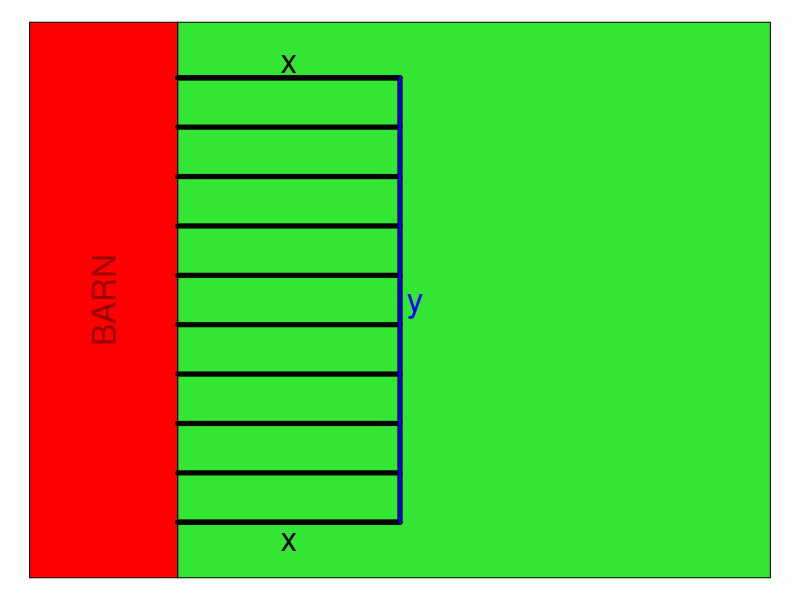
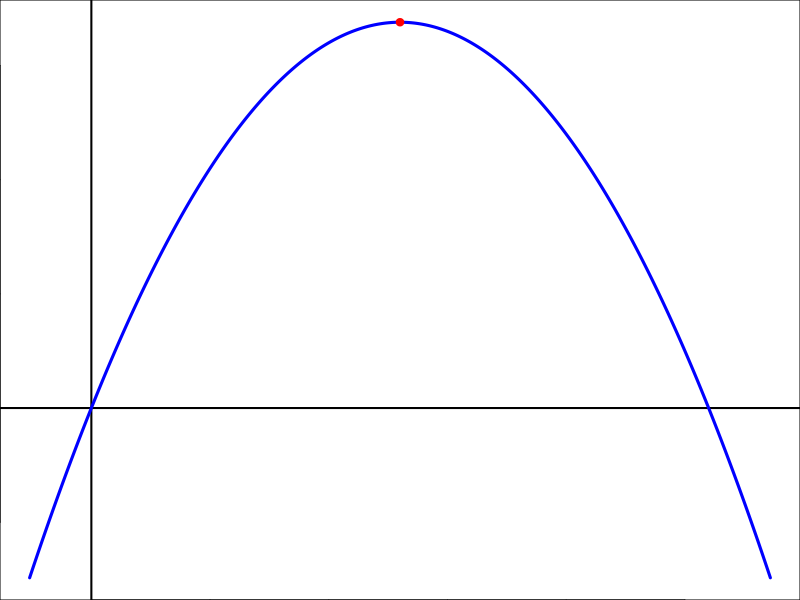

The R source for these figures, in order:
## ---- chunk 1
options(scipen=999)
gcd2 <- function(a, b) {
    if (b == 0) a else Recall(b, a %% b)
}
gcd <- function(...) Reduce(gcd2, c(...))

pfix = function(c,d){
    p = paste0("{",c,"}x^{",d,"}",collapse="+")
    p = gsub("x^{0}","",p,fixed=T)
    p = gsub("x^{1}","x",p,fixed=T)
    p = gsub("+{-","-{",p,fixed=T)
    p = gsub("+{1}x","+x",p,fixed=T)
    p = gsub("-{1}x","-x",p,fixed=T)
    p = gsub("{-1}x","-x",p,fixed=T)
    p = gsub("{1}x","x",p,fixed=T)
    return(p)
}

# P = (n+1)x+y
# y = P-(n+1)x
# A = xy
# A = x(P-(n+1)x)
# A = Px-(n+1)x^2
# xopt = P/2/(n+1)
# yopt = P/2
# xopt = yopt/(n+1)

n = 9 #sample(2:9,1)
x = sample(10:40,1)
y = x*(n+1)

A = x*y
P = (n+1)*x+y



## ---- chunk 2
par(mar=c(0,0,0,0))
plot(0,0,"n",xlim=c(0,1),ylim=c(0,1),axes=F,ann=F)
polygon(c(0,0.2,0.2,0),c(0,0,1,1),col="red")
polygon(c(1,0.2,0.2,1),c(0,0,1,1),col=rgb(0.2,0.9,0.2))
text(0.1,0.5,"BARN",col=rgb(0.6,0,0),srt=90,cex=2)
lines(c(0.2,0.5,0.5,0.2),c(0.1,0.1,0.9,0.9),lwd=5,col="black")
for(i in seq(0.1,0.9,length.out=n+1)){
    lines(c(0.2,0.5),c(i,i),lwd=5,col="black")
}
lines(c(0.5,0.5),c(0.1,0.9),lwd=3,col="blue")
text(0.35,0.9,"x",adj=c(0.5,-0.2),cex=2)
text(0.35,0.1,"x",adj=c(0.5,1.2),cex=2)
text(0.5,0.5,"y",adj=c(-0.4,0.5),cex=2,col="blue")

## ---- chunk 3
xs = seq(-0.1*P/(n+1),1.1*P/(n+1),length.out=1000)
As = -(n+1)*xs^2+P*xs

plot(xs,As,"l",xlab="x",ylab="A")
abline(h=0,lwd=2)
abline(v=0,lwd=2)
lines(xs,As,lwd=3,col="blue")

points(x,A,pch=19,col="red")
